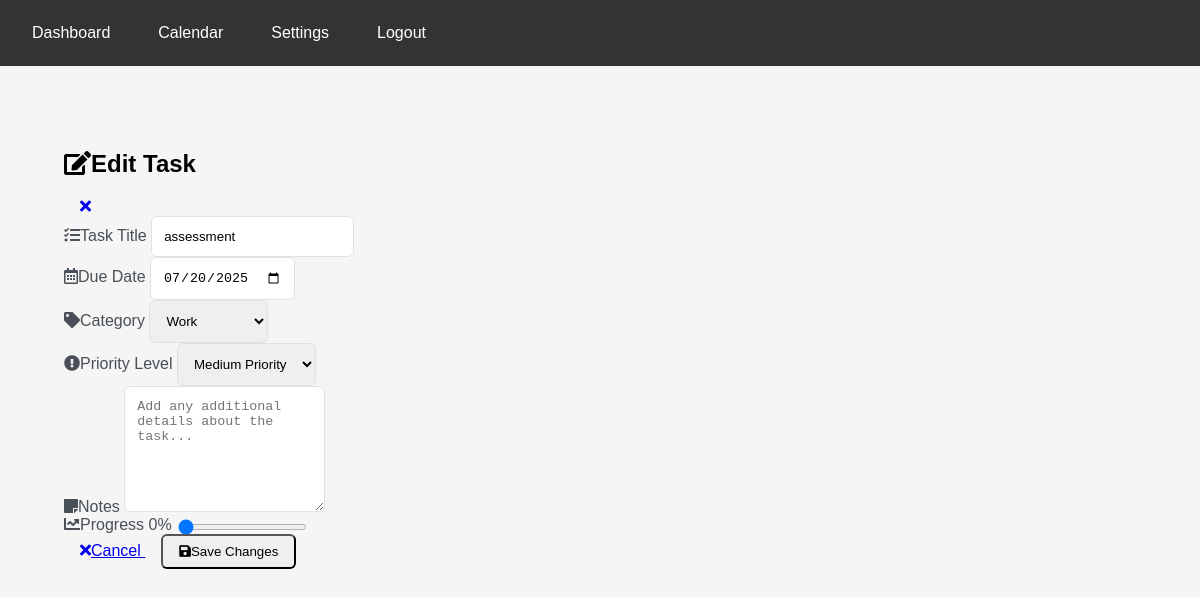
/edit_task/8 (signed in), run on the app's committed database.
### tables this page shows
CREATE TABLE todos (
                id INTEGER PRIMARY KEY AUTOINCREMENT,
                user_id INTEGER NOT NULL,
                task TEXT NOT NULL,
                due_date TEXT NOT NULL,
                done BOOLEAN NOT NULL DEFAULT 0, category_id INTEGER 
            REFERENCES categories(id), category TEXT DEFAULT 'General', notes TEXT DEFAULT '', custom_color TEXT DEFAULT NULL, importance TEXT DEFAULT 'medium', progress INTEGER DEFAULT 0,
                FOREIGN KEY (user_id) REFERENCES users (id)
            );

### app.py (the view, shortened to what this page needs)
@app.route("/edit_task/<int:task_id>", methods=["GET", "POST"])
def edit_task(task_id):
    if 'user_id' not in session:
        flash("Please login first!", "error")
        return redirect(url_for("login"))
    conn = sqlite3.connect(DB_PATH)
    cursor = conn.cursor()
    cursor.execute("""
        SELECT task, due_date, category, notes, importance, progress
        FROM todos
        WHERE id = ? AND user_id = ?
    """, (task_id, session['user_id']))
    task = cursor.fetchone()
    conn.close()
    if task is None:
        flash("Task not found!", "error")
        return redirect(url_for("dashboard"))
    task_data = {
        "id": task_id,
        "task": task[0],
        "due_date": task[1],
        "category": task[2],
        "notes": task[3],
        "importance": task[4],
        "progress": task[5]
    }
    return render_template("edit_task.html", task=task_data)

### templates/edit_task.html (shortened to what this page needs)
{% extends "base.html" %}
{% block content %}
<div class="container mt-4">
    <div class="card shadow-sm">
        <div class="card-header bg-primary text-white d-flex justify-content-between align-items-center">
            <h2 class="mb-0">
                <i class="fas fa-edit me-2"></i>Edit Task
            </h2>
            <a href="{{ url_for('dashboard') }}" class="btn btn-light btn-sm">
                <i class="fas fa-times"></i>
            </a>
        </div>
        <div class="card-body">
            <form method="POST" class="needs-validation" novalidate>
                <div class="row">
                    <div class="col-md-8 mb-3">
                        <label for="todo_task" class="form-label">
                            <i class="fas fa-tasks me-1"></i>Task Title
                        </label>
                        <input type="text"
                               class="form-control form-control-lg"
                               id="todo_task"
                               name="todo_task"
                               value="{{ task.task }}"
                               required>
                    </div>
                    <div class="col-md-4 mb-3">
                        <label for="due_date" class="form-label">
                            <i class="far fa-calendar-alt me-1"></i>Due Date
                        </label>
                        <input type="date"
                               class="form-control"
                               id="due_date"
                               name="due_date"
                               value="{{ task.due_date }}"
                               required>
                    </div>
                </div>
                <div class="row">
                    <div class="col-md-6 mb-3">
                        <label for="category" class="form-label">
                            <i class="fas fa-tag me-1"></i>Category
                        </label>
                        <select class="form-select" id="category" name="category" required>
                            <option value="Work" {% if task.category == 'Work' %}selected{% endif %}>Work</option>
                        </select>
                    </div>
                    <div class="col-md-6 mb-3">
                        <label for="importance" class="form-label">
                            <i class="fas fa-exclamation-circle me-1"></i>Priority Level
                        </label>
                        <select class="form-select" id="importance" name="importance" required>
                            <option value="medium" {% if task.importance == 'medium' %}selected{% endif %}>
                                <i class="fas fa-minus"></i> Medium Priority
                            </option>
                        </select>
                    </div>
                </div>
                <div class="mb-3">
                    <label for="notes" class="form-label">
                        <i class="fas fa-sticky-note me-1"></i>Notes
                    </label>
                    <textarea class="form-control"
                              id="notes"
                              name="notes"
                              rows="4"
                              placeholder="Add any additional details about the task...">{{ task.notes }}</textarea>
                </div>
                <div class="mb-4">
                    <label for="progress" class="form-label d-flex justify-content-between">
                        <span><i class="fas fa-chart-line me-1"></i>Progress</span>
                        <span class="badge bg-primary" id="progressValue">{{ task.progress }}%</span>
                    </label>
                    <input type="range"
                           class="form-range custom-range"
                           id="progress"
                           name="progress"
                           min="0"
                           max="100"
                           value="{{ task.progress }}">
                </div>
                <div class="d-flex justify-content-end gap-2">
                    <a href="{{ url_for('dashboard') }}" class="btn btn-secondary">
                        <i class="fas fa-times me-1"></i>Cancel
                    </a>
                    <button type="submit" class="btn btn-primary">
                        <i class="fas fa-save me-1"></i>Save Changes
                    </button>
                </div>
            </form>
        </div>
    </div>
</div>
{% endblock %}

### templates/edit_task.html (style rules this page uses)
.card { border: none; border-radius: 10px; }
.card-header { border-radius: 10px 10px 0 0 !important; }
.custom-range { height: 6px; border-radius: 3px; }
.form-control, .form-select { border: 1px solid #dee2e6; border-radius: 6px; padding: 0.75rem; }
.btn { padding: 0.5rem 1rem; border-radius: 6px; font-weight: 500; }
.form-label { font-weight: 500; color: #495057; }
textarea { resize: vertical; min-height: 100px; }

### templates/base.html (style rules this page uses)
body { margin: 0; padding: 0; font-family: Arial, sans-serif; background-color: #f5f5f5; }
.container { max-width: 1200px; margin: 0 auto; padding: 2rem; }

### data on the page
todos: todo_task "assessment", due_date "07/20/2025", category "Work", importance "Medium Priority", progress "0"
